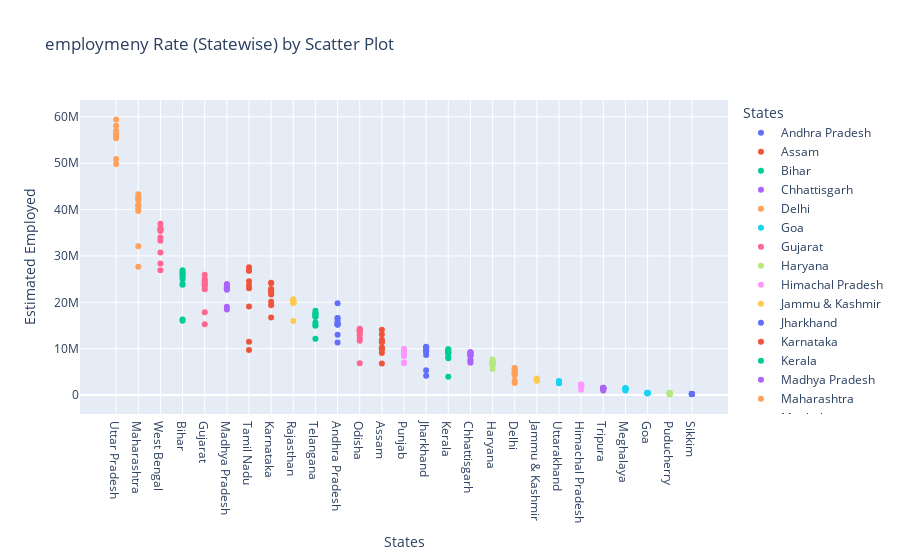

This figure's notebook cell:
### Code cell
fg = px.scatter(data,x='States',y='Estimated Employed',color='States',
                title='employmeny Rate (Statewise) by Scatter Plot',template='plotly')
fg.update_layout(xaxis={'categoryorder':'total descending'})
fg.show()

### Figure 1 — Plotly figure (JSON) as saved in the notebook; plotly's stock layout.template omitted (floating-point values rounded to 4 significant figures)
{"data": [{"hovertemplate": "States=%{x}<br>Estimated Employed=%{y}<extra></extra>", "legendgroup": "Andhra Pradesh", "marker": {"color": "#636efa", "symbol": "circle"}, "mode": "markers", "name": "Andhra Pradesh", "orientation": "v", "showlegend": true, "type": "scatter", "x": ["Andhra Pradesh", "Andhra Pradesh", "Andhra Pradesh", "Andhra Pradesh", "Andhra Pradesh", "Andhra Pradesh", "Andhra Pradesh", "Andhra Pradesh", "Andhra Pradesh", "Andhra Pradesh"], "xaxis": "x", "y": [16635535, 16545652, 15881197, 11336911, 12988845, 19805400, 15431615, 15251776, 15220312, 15157557], "yaxis": "y"}, {"hovertemplate": "States=%{x}<br>Estimated Employed=%{y}<extra></extra>", "legendgroup": "Assam", "marker": {"color": "#EF553B", "symbol": "circle"}, "mode": "markers", "name": "Assam", "orientation": "v", "showlegend": true, "type": "scatter", "x": ["Assam", "Assam", "Assam", "Assam", "Assam", "Assam", "Assam", "Assam", "Assam", "Assam"], "xaxis": "x", "y": [13051904, 10088268, 11542888, 6830817, 11367897, 9095944, 10286757, 9781310, 14107641, 11949329], "yaxis": "y"}, {"hovertemplate": "States=%{x}<br>Estimated Employed=%{y}<extra></extra>", "legendgroup": "Bihar", "marker": {"color": "#00cc96", "symbol": "circle"}, "mode": "markers", "name": "Bihar", "orientation": "v", "showlegend": true, "type": "scatter", "x": ["Bihar", "Bihar", "Bihar", "Bihar", "Bihar", "Bihar", "Bihar", "Bihar", "Bihar", "Bihar"], "xaxis": "x", "y": [26397671, 26281655, 25717519, 16046236, 16280203, 23963933, 24989370, 23795534, 26902907, 25693252], "yaxis": "y"}, {"hovertemplate": "States=%{x}<br>Estimated Employed=%{y}<extra></extra>", "legendgroup": "Chhattisgarh", "marker": {"color": "#ab63fa", "symbol": "circle"}, "mode": "markers", "name": "Chhattisgarh", "orientation": "v", "showlegend": true, "type": "scatter", "x": ["Chhattisgarh", "Chhattisgarh", "Chhattisgarh", "Chhattisgarh", "Chhattisgarh", "Chhattisgarh", "Chhattisgarh", "Chhattisgarh", "Chhattisgarh", "Chhattisgarh"], "xaxis": "x", "y": [8552172, 9195114, 9302317, 7600448, 6991217, 7332807, 8620294, 9050422, 9021854, 8546847], "yaxis": "y"}, {"hovertemplate": "States=%{x}<br>Estimated Employed=%{y}<extra></extra>", "legendgroup": "Delhi", "marker": {"color": "#FFA15A", "symbol": "circle"}, "mode": "markers", "name": "Delhi", "orientation": "v", "showlegend": true, "type": "scatter", "x": ["Delhi", "Delhi", "Delhi", "Delhi", "Delhi", "Delhi", "Delhi", "Delhi", "Delhi", "Delhi"], "xaxis": "x", "y": [5805284, 5856307, 5553805, 3119274, 2632404, 4418914, 4291053, 4850107, 4958373, 4842698], "yaxis": "y"}, {"hovertemplate": "States=%{x}<br>Estimated Employed=%{y}<extra></extra>", "legendgroup": "Goa", "marker": {"color": "#19d3f3", "symbol": "circle"}, "mode": "markers", "name": "Goa", "orientation": "v", "showlegend": true, "type": "scatter", "x": ["Goa", "Goa", "Goa", "Goa", "Goa", "Goa", "Goa", "Goa", "Goa", "Goa"], "xaxis": "x", "y": [416750, 478068, 411761, 500614, 378244, 489111, 458876, 473016, 425004, 392304], "yaxis": "y"}, {"hovertemplate": "States=%{x}<br>Estimated Employed=%{y}<extra></extra>", "legendgroup": "Gujarat", "marker": {"color": "#FF6692", "symbol": "circle"}, "mode": "markers", "name": "Gujarat", "orientation": "v", "showlegend": true, "type": "scatter", "x": ["Gujarat", "Gujarat", "Gujarat", "Gujarat", "Gujarat", "Gujarat", "Gujarat", "Gujarat", "Gujarat", "Gujarat"], "xaxis": "x", "y": [24126346, 24757795, 23566641, 15288878, 17836936, 23657055, 24276120, 22817232, 25010199, 25970259], "yaxis": "y"}, {"hovertemplate": "States=%{x}<br>Estimated Employed=%{y}<extra></extra>", "legendgroup": "Haryana", "marker": {"color": "#B6E880", "symbol": "circle"}, "mode": "markers", "name": "Haryana", "orientation": "v", "showlegend": true, "type": "scatter", "x": ["Haryana", "Haryana", "Haryana", "Haryana", "Haryana", "Haryana", "Haryana", "Haryana", "Haryana", "Haryana"], "xaxis": "x", "y": [7693231, 7322942, 6641555, 5647630, 6437868, 6951934, 6800652, 7113788, 7132439, 6698551], "yaxis": "y"}, {"hovertemplate": "States=%{x}<br>Estimated Employed=%{y}<extra></extra>", "legendgroup": "Himachal Pradesh", "marker": {"color": "#FF97FF", "symbol": "circle"}, "mode": "markers", "name": "Himachal Pradesh", "orientation": "v", "showlegend": true, "type": "scatter", "x": ["Himachal Pradesh", "Himachal Pradesh", "Himachal Pradesh", "Himachal Pradesh", "Himachal Pradesh", "Himachal Pradesh", "Himachal Pradesh", "Himachal Pradesh", "Himachal Pradesh", "Himachal Pradesh"], "xaxis": "x", "y": [2287632, 2180268, 2021858, 1131128, 1897639, 2199683, 2229456, 2029740, 2237480, 2123965], "yaxis": "y"}, {"hovertemplate": "States=%{x}<br>Estimated Employed=%{y}<extra></extra>", "legendgroup": "Jammu & Kashmir", "marker": {"color": "#FECB52", "symbol": "circle"}, "mode": "markers", "name": "Jammu & Kashmir", "orientation": "v", "showlegend": true, "type": "scatter", "x": ["Jammu & Kashmir", "Jammu & Kashmir", "Jammu & Kashmir", "Jammu & Kashmir", "Jammu & Kashmir", "Jammu & Kashmir", "Jammu & Kashmir", "Jammu & Kashmir", "Jammu & Kashmir"], "xaxis": "x", "y": [3453025, 3223513, 3359107, 3246493, 3202336, 3558889, 3429950, 3210281, 3106691], "yaxis": "y"}, {"hovertemplate": "States=%{x}<br>Estimated Employed=%{y}<extra></extra>", "legendgroup": "Jharkhand", "marker": {"color": "#636efa", "symbol": "circle"}, "mode": "markers", "name": "Jharkhand", "orientation": "v", "showlegend": true, "type": "scatter", "x": ["Jharkhand", "Jharkhand", "Jharkhand", "Jharkhand", "Jharkhand", "Jharkhand", "Jharkhand", "Jharkhand", "Jharkhand", "Jharkhand"], "xaxis": "x", "y": [10198029, 10425425, 9638115, 5335262, 4145385, 8622722, 9521900, 9331640, 10185670, 10302276], "yaxis": "y"}, {"hovertemplate": "States=%{x}<br>Estimated Employed=%{y}<extra></extra>", "legendgroup": "Karnataka", "marker": {"color": "#EF553B", "symbol": "circle"}, "mode": "markers", "name": "Karnataka", "orientation": "v", "showlegend": true, "type": "scatter", "x": ["Karnataka", "Karnataka", "Karnataka", "Karnataka", "Karnataka", "Karnataka", "Karnataka", "Karnataka", "Karnataka", "Karnataka"], "xaxis": "x", "y": [22688028, 21677719, 22079653, 16718395, 19397853, 24215057, 22885616, 24094289, 20127176, 22356390], "yaxis": "y"}, {"hovertemplate": "States=%{x}<br>Estimated Employed=%{y}<extra></extra>", "legendgroup": "Kerala", "marker": {"color": "#00cc96", "symbol": "circle"}, "mode": "markers", "name": "Kerala", "orientation": "v", "showlegend": true, "type": "scatter", "x": ["Kerala", "Kerala", "Kerala", "Kerala", "Kerala", "Kerala", "Kerala", "Kerala", "Kerala", "Kerala"], "xaxis": "x", "y": [9904534, 9828023, 8221728, 3933276, 7921962, 9228268, 9504420, 9031944, 9240913, 9152881], "yaxis": "y"}, {"hovertemplate": "States=%{x}<br>Estimated Employed=%{y}<extra></extra>", "legendgroup": "Madhya Pradesh", "marker": {"color": "#ab63fa", "symbol": "circle"}, "mode": "markers", "name": "Madhya Pradesh", "orientation": "v", "showlegend": true, "type": "scatter", "x": ["Madhya Pradesh", "Madhya Pradesh", "Madhya Pradesh", "Madhya Pradesh", "Madhya Pradesh", "Madhya Pradesh", "Madhya Pradesh", "Madhya Pradesh", "Madhya Pradesh", "Madhya Pradesh"], "xaxis": "x", "y": [23018632, 22711479, 22867164, 19041832, 18443927, 23054646, 23940158, 23619011, 23341952, 23144552], "yaxis": "y"}, {"hovertemplate": "States=%{x}<br>Estimated Employed=%{y}<extra></extra>", "legendgroup": "Maharashtra", "marker": {"color": "#FFA15A", "symbol": "circle"}, "mode": "markers", "name": "Maharashtra", "orientation": "v", "showlegend": true, "type": "scatter", "x": ["Maharashtra", "Maharashtra", "Maharashtra", "Maharashtra", "Maharashtra", "Maharashtra", "Maharashtra", "Maharashtra", "Maharashtra", "Maharashtra"], "xaxis": "x", "y": [42596868, 42416317, 40196806, 27689253, 32116847, 39708538, 40998545, 40963616, 42042911, 43317881], "yaxis": "y"}, {"hovertemplate": "States=%{x}<br>Estimated Employed=%{y}<extra></extra>", "legendgroup": "Meghalaya", "marker": {"color": "#19d3f3", "symbol": "circle"}, "mode": "markers", "name": "Meghalaya", "orientation": "v", "showlegend": true, "type": "scatter", "x": ["Meghalaya", "Meghalaya", "Meghalaya", "Meghalaya", "Meghalaya", "Meghalaya", "Meghalaya", "Meghalaya", "Meghalaya", "Meghalaya"], "xaxis": "x", "y": [1491093, 1346829, 1482351, 965057, 1215064, 1350794, 1448106, 1357643, 1459726, 1381490], "yaxis": "y"}, {"hovertemplate": "States=%{x}<br>Estimated Employed=%{y}<extra></extra>", "legendgroup": "Odisha", "marker": {"color": "#FF6692", "symbol": "circle"}, "mode": "markers", "name": "Odisha", "orientation": "v", "showlegend": true, "type": "scatter", "x": ["Odisha", "Odisha", "Odisha", "Odisha", "Odisha", "Odisha", "Odisha", "Odisha", "Odisha", "Odisha"], "xaxis": "x", "y": [13743448, 14280735, 12272109, 6865693, 11730937, 12903993, 13614400, 14154039, 13608422, 14094553], "yaxis": "y"}, {"hovertemplate": "States=%{x}<br>Estimated Employed=%{y}<extra></extra>", "legendgroup": "Puducherry", "marker": {"color": "#B6E880", "symbol": "circle"}, "mode": "markers", "name": "Puducherry", "orientation": "v", "showlegend": true, "type": "scatter", "x": ["Puducherry", "Puducherry", "Puducherry", "Puducherry", "Puducherry", "Puducherry", "Puducherry", "Puducherry", "Puducherry", "Puducherry"], "xaxis": "x", "y": [457950, 493961, 421028, 117542, 172308, 367135, 386563, 396006, 411717, 428419], "yaxis": "y"}, {"hovertemplate": "States=%{x}<br>Estimated Employed=%{y}<extra></extra>", "legendgroup": "Punjab", "marker": {"color": "#FF97FF", "symbol": "circle"}, "mode": "markers", "name": "Punjab", "orientation": "v", "showlegend": true, "type": "scatter", "x": ["Punjab", "Punjab", "Punjab", "Punjab", "Punjab", "Punjab", "Punjab", "Punjab", "Punjab", "Punjab"], "xaxis": "x", "y": [9442093, 9229047, 9975485, 7020565, 6872938, 8390766, 9732417, 9386169, 8980432, 8800430], "yaxis": "y"}, {"hovertemplate": "States=%{x}<br>Estimated Employed=%{y}<extra></extra>", "legendgroup": "Rajasthan", "marker": {"color": "#FECB52", "symbol": "circle"}, "mode": "markers", "name": "Rajasthan", "orientation": "v", "showlegend": true, "type": "scatter", "x": ["Rajasthan", "Rajasthan", "Rajasthan", "Rajasthan", "Rajasthan", "Rajasthan", "Rajasthan", "Rajasthan", "Rajasthan", "Rajasthan"], "xaxis": "x", "y": [20641716, 20328915, 20024680, 15984142, 19826602, 20506612, 19932393, 20014060, 20149594, 19908808], "yaxis": "y"}, {"hovertemplate": "States=%{x}<br>Estimated Employed=%{y}<extra></extra>", "legendgroup": "Sikkim", "marker": {"color": "#636efa", "symbol": "circle"}, "mode": "markers", "name": "Sikkim", "orientation": "v", "showlegend": true, "type": "scatter", "x": ["Sikkim", "Sikkim", "Sikkim", "Sikkim", "Sikkim", "Sikkim", "Sikkim", "Sikkim"], "xaxis": "x", "y": [262895, 215303, 193427, 221058, 265175, 244462, 231798, 242068], "yaxis": "y"}, {"hovertemplate": "States=%{x}<br>Estimated Employed=%{y}<extra></extra>", "legendgroup": "Tamil Nadu", "marker": {"color": "#EF553B", "symbol": "circle"}, "mode": "markers", "name": "Tamil Nadu", "orientation": "v", "showlegend": true, "type": "scatter", "x": ["Tamil Nadu", "Tamil Nadu", "Tamil Nadu", "Tamil Nadu", "Tamil Nadu", "Tamil Nadu", "Tamil Nadu", "Tamil Nadu", "Tamil Nadu", "Tamil Nadu"], "xaxis": "x", "y": [26881641, 27570589, 26830768, 9719167, 11483256, 19096847, 24572827, 27046415, 23025845, 23651626], "yaxis": "y"}, {"hovertemplate": "States=%{x}<br>Estimated Employed=%{y}<extra></extra>", "legendgroup": "Telangana", "marker": {"color": "#00cc96", "symbol": "circle"}, "mode": "markers", "name": "Telangana", "orientation": "v", "showlegend": true, "type": "scatter", "x": ["Telangana", "Telangana", "Telangana", "Telangana", "Telangana", "Telangana", "Telangana", "Telangana", "Telangana", "Telangana"], "xaxis": "x", "y": [17609295, 16825970, 17341613, 12172230, 14977774, 15108910, 15679417, 18185429, 16961448, 17578739], "yaxis": "y"}, {"hovertemplate": "States=%{x}<br>Estimated Employed=%{y}<extra></extra>", "legendgroup": "Tripura", "marker": {"color": "#ab63fa", "symbol": "circle"}, "mode": "markers", "name": "Tripura", "orientation": "v", "showlegend": true, "type": "scatter", "x": ["Tripura", "Tripura", "Tripura", "Tripura", "Tripura", "Tripura", "Tripura", "Tripura", "Tripura", "Tripura"], "xaxis": "x", "y": [1508130, 1584686, 1511217, 971514, 1290986, 1494140, 1348849, 1318621, 1368244, 1576529], "yaxis": "y"}, {"hovertemplate": "States=%{x}<br>Estimated Employed=%{y}<extra></extra>", "legendgroup": "Uttar Pradesh", "marker": {"color": "#FFA15A", "symbol": "circle"}, "mode": "markers", "name": "Uttar Pradesh", "orientation": "v", "showlegend": true, "type": "scatter", "x": ["Uttar Pradesh", "Uttar Pradesh", "Uttar Pradesh", "Uttar Pradesh", "Uttar Pradesh", "Uttar Pradesh", "Uttar Pradesh", "Uttar Pradesh", "Uttar Pradesh", "Uttar Pradesh"], "xaxis": "x", "y": [59433759, 58060531, 56976338, 50915056, 49801902, 55380649, 56201654, 55831744, 56106836, 56539521], "yaxis": "y"}, {"hovertemplate": "States=%{x}<br>Estimated Employed=%{y}<extra></extra>", "legendgroup": "Uttarakhand", "marker": {"color": "#19d3f3", "symbol": "circle"}, "mode": "markers", "name": "Uttarakhand", "orientation": "v", "showlegend": true, "type": "scatter", "x": ["Uttarakhand", "Uttarakhand", "Uttarakhand", "Uttarakhand", "Uttarakhand", "Uttarakhand", "Uttarakhand", "Uttarakhand", "Uttarakhand", "Uttarakhand"], "xaxis": "x", "y": [2711639, 3020931, 2539302, 2720115, 2694072, 2656071, 2938552, 2717528, 2695230, 2739309], "yaxis": "y"}, {"hovertemplate": "States=%{x}<br>Estimated Employed=%{y}<extra></extra>", "legendgroup": "West Bengal", "marker": {"color": "#FF6692", "symbol": "circle"}, "mode": "markers", "name": "West Bengal", "orientation": "v", "showlegend": true, "type": "scatter", "x": ["West Bengal", "West Bengal", "West Bengal", "West Bengal", "West Bengal", "West Bengal", "West Bengal", "West Bengal", "West Bengal", "West Bengal"], "xaxis": "x", "y": [35820789, 36964178, 35903917, 26938836, 28356675, 30726310, 35372506, 33298644, 35707239, 33962549], "yaxis": "y"}], "layout": {"autosize": true, "legend": {"title": {"text": "States"}, "tracegroupgap": 0}, "title": {"text": "employmeny Rate (Statewise) by Scatter Plot"}, "xaxis": {"anchor": "y", "autorange": true, "categoryarray": ["Andhra Pradesh", "Assam", "Bihar", "Chhattisgarh", "Delhi", "Goa", "Gujarat", "Haryana", "Himachal Pradesh", "Jammu & Kashmir", "Jharkhand", "Karnataka", "Kerala", "Madhya Pradesh", "Maharashtra", "Meghalaya", "Odisha", "Puducherry", "Punjab", "Rajasthan", "Sikkim", "Tamil Nadu", "Telangana", "Tripura", "Uttar Pradesh", "Uttarakhand", "West Bengal"], "categoryorder": "total descending", "domain": [0, 1], "range": [-1.59, 27.59], "title": {"text": "States"}, "type": "category"}, "yaxis": {"anchor": "x", "autorange": true, "domain": [0, 1], "range": [-5076000.0, 64630000.0], "title": {"text": "Estimated Employed"}, "type": "linear"}}}
